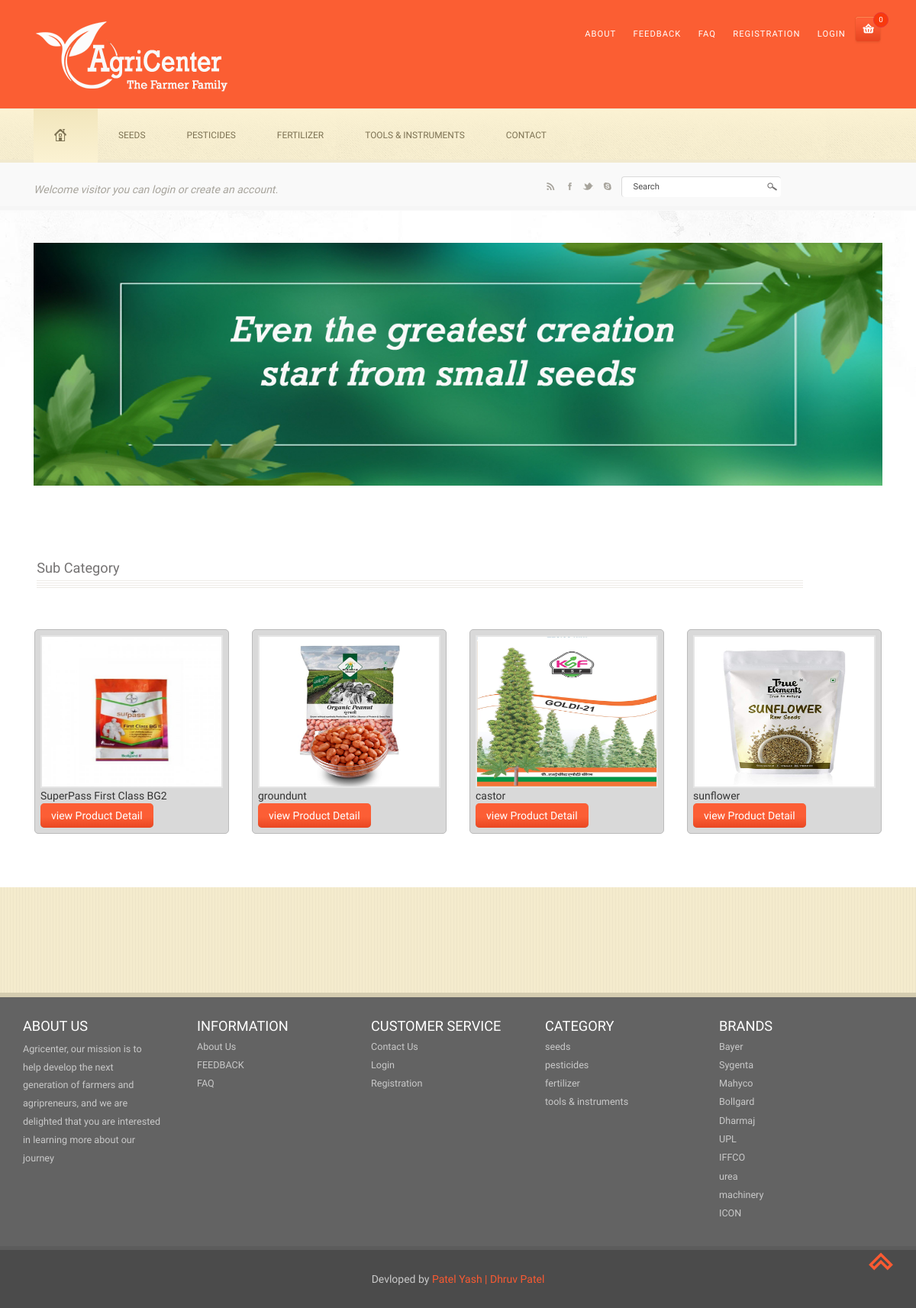
Page /view_product.php?sub_cat_id=2 on the committed database.
### tables this page shows
CREATE TABLE IF NOT EXISTS `tbl_category` (
  `cat_id` int(5) NOT NULL AUTO_INCREMENT,
  `cat_name` varchar(100) NOT NULL,
  `cat_image` varchar(100) NOT NULL,
  PRIMARY KEY (`cat_id`)
);

CREATE TABLE IF NOT EXISTS `tbl_product` (
  `p_id` int(5) NOT NULL AUTO_INCREMENT,
  `cat_id` int(5) NOT NULL,
  `c_id` int(5) NOT NULL,
  `p_name` varchar(100) NOT NULL,
  `p_code` varchar(100) NOT NULL,
  `p_o_price` int(5) NOT NULL,
  `p_n_price` int(5) NOT NULL,
  `p_image1` varchar(100) NOT NULL,
  `p_image2` varchar(100) NOT NULL,
  `p_color` varchar(100) NOT NULL,
  `p_weight` varchar(100) NOT NULL,
  `p_dose` varchar(100) NOT NULL,
  `p_process` varchar(500) NOT NULL,
  `p_features` varchar(200) NOT NULL,
  `p_materials` varchar(200) NOT NULL,
  `p_description` varchar(500) NOT NULL,
  `p_stock` int(5) NOT NULL,
  `p_date` varchar(20) NOT NULL,
  `sub_cat_id` int(5) NOT NULL,
  PRIMARY KEY (`p_id`)
);

CREATE TABLE IF NOT EXISTS `tbl_company` (
  `c_id` int(5) NOT NULL AUTO_INCREMENT,
  `c_name` varchar(100) NOT NULL,
  `c_logo` varchar(100) NOT NULL,
  PRIMARY KEY (`c_id`)
);

### view_product.php (the view, shortened to what this page needs)
<!DOCTYPE html>
<html>
<head>
	<link href="css/bootstrap.css" rel="stylesheet" type="text/css" media="all" />
	<link href="css/style.css" rel="stylesheet" type="text/css" media="all" />
</head>
<body>
	<?php
	include("header.php");
	?>
	<div class="banner-mat">
		<div class="container">
			<div class="banner">
				<div class="slider">
					<ul class="rslides" id="slider1">
					<img src='images/seeds.jpg'>
				</div>
			</div>
		</div>
	</div>
	<div class="container">
		<div class="products">
			<h2 class=" products-in">Sub Category</h2>
			<div class=" top-products">
				<?php
				include("connect.php");
				$id = $_GET["sub_cat_id"];
				$q = mysqli_query($con, "select * from tbl_product where sub_cat_id=$id");
				while ($res = mysqli_fetch_array($q)) {
				?>
					<div class="col-md-3 md-col">
						<div class="col-md">
							<img src="<?php echo "admin/upload/$res[7]"; ?>" height=200 alt="" />
							<div class="top-content">
								<?php echo $res[3]; ?></a></h5>
								<div class="white">
									<<?php echo "a href='view_product_detail.php?p_id=$res[0]' class='hvr-shutter-in-vertical hvr-shutter-in-vertical2'>"; ?>view Product Detail</a>
										<div class="clearfix"></div>
								</div>
							</div>
						</div>
					</div>
				<?php
				}
				?>
				<div class="clearfix"></div>
			</div>
		</div>
	</div>
	<?php
	include("footer.php");
	?>
</body>
</html>

### header.php (shortened to what this page needs)
<div class="header">
	<div class="header-top">
		<div class="container">
			<div class="header-top-in">
				<div class="logo">
					<a href="index.php"><img src="images/f_logo.png" alt=" " height=100 width=300></a>
				</div>
				<div class="header-in">
					<ul class="icon1 sub-icon1">
						<li><a href="about.php">ABOUT</a> </li>
						<li><a href="feedback.php">FEEDBACK</a></li>
						<li><a href="faq.php">FAQ</a></li>
						<?php
						if (isset($_SESSION["r_id"])) {
						?>
							<li> <a href="view_history.php">History</a> </li>
							<li> <a href="logout.php">LOGOUT</a> </li>
							<li> <a href="#">hi..<?php echo $_SESSION["u_name"]; ?></a> </li>
						<?php
						} else {
						?>
							<li> <a href="registration.php">REGISTRATION</a> </li>
							<li> <a href="login.php">LOGIN</a> </li>
						<?php
						}
						?>
						<?php
						if (isset($_SESSION["r_id"])) {
							include("connect.php");
							$cq = mysqli_query($con, "select count(cart_id) from tbl_cart");
							$count_res = mysqli_fetch_array($cq);
						?>
							<li>
								<div class="cart">
									<a href="#" class="cart-in"> </a>
									<span> <?php echo $count_res[0]; ?></span>
								</div>
								<ul class="sub-icon1 list">
									<h3>Recently added items (<?php echo $count_res[0]; ?>)</h3>
									<div class="shopping_cart">
										<div class="login_buttons">
											<div class="check_button"><a href="view_cart.php">Check out</a></div>
											<div class="clearfix"></div>
										</div>
										<div class="clearfix"></div>
								</ul>
							</li>
					</ul>
				<?php
						} else {
				?>
					<li>
						<div class="cart">
							<a href="#" class="cart-in"> </a>
							<span> 0</span>
						</div>
					</li>
					</ul>
				<?php
						}
				?>
				</div>
				<div class="clearfix"> </div>
			</div>
		</div>
	</div>
	<div class="header-bottom">
		<div class="container">
			<div class="h_menu4">
				<ul class="nav">
					<li class="active"><a href="index.php"><i> </i></a></li>
					<?php
					include("connect.php");
					$q = mysqli_query($con, "select * from tbl_category");
					while ($mres = mysqli_fetch_array($q)) {
					?>
						<li><a href="#"><?php echo $mres[1]; ?></a>
						</li>
					<?php
					}
					?>
					<li><a href="contact.php">Contact </a></li>
				</ul>
			</div>
		</div>
	</div>
	<div class="header-bottom-in">
		<div class="container">
			<div class="header-bottom-on">
				<p class="wel"><a href="registration.php">Welcome visitor you can login or create an account.</a></p>
				<div class="header-can">
					<ul class="social-in">
						<li><a href="#"><i> </i></a></li>
						<li><a href="#"><i class="facebook"> </i></a></li>
						<li><a href="#"><i class="twitter"> </i></a></li>
						<li><a href="#"><i class="skype"> </i></a></li>
					</ul>
					<div class="search">
						<form method='get' action="search.php">
							<input type="text" value="Search" name='search' onfocus="this.value = '';" onblur="if (this.value == '') {this.value = '';}">
							<input type="submit" value="">
						</form>
					</div>
				</div>
				<div class="clearfix"></div>
			</div>
		</div>
	</div>
</div>

### footer.php (shortened to what this page needs)
<div class="footer">
			<div class="footer-top">
			</div>
			<div class="footer-middle">
				<div class="container">
					<div class="footer-middle-in">
						<h6>About us</h6>
						<p> Agricenter, our mission is to help develop the next generation of farmers and agripreneurs, and we are delighted that you are interested in learning more about our journey</p>
					</div>
					<div class="footer-middle-in">
						<h6>Information</h6>
						<ul>
							<li><a href="about.php">About Us</a></li>
							<li><a href="feedback.php">FEEDBACK</a></li>
							<li><a href="faq.php">FAQ</a></li>
						</ul>
					</div>
					<div class="footer-middle-in">
						<h6>Customer Service</h6>
						<ul>
							<li><a href="contact.php">Contact Us</a></li>
							<li><a href="login.php">Login</a></li>
							<li><a href="registration.php">Registration</a></li>
						</ul>
					</div>
					<div class="footer-middle-in">
						<h6>Category</h6>
						<ul>
							<?php
							include("connect.php");
							$q=mysqli_query($con,"select * from tbl_category");
							while($mres=mysqli_fetch_array($q))
							{
							?>
								<li ><?php  echo"<a href='view_sub_category.php?cat_id=$mres[0]' >";?><?php echo $mres[1]; ?></a>
								</li>
							<?php
							}
							?>
						</ul>
					</div>
					<div class="footer-middle-in">
						<h6>Brands</h6>
						<ul>
						<?php
						include("connect.php");
						$q=mysqli_query($con,"select * from tbl_company");
						while($cres=mysqli_fetch_array($q))
						{
					?>
							<li>
							<?php echo"<a href='c_search.php?id=$cres[0]'>";
						?>
							<?php
							echo "$cres[1]";
							?>
							</a></li>
							<?php
						}
						?>
						</ul>
					</div>
					<div class="clearfix"></div>
				</div>
			</div>
			<p class="footer-class"> Devloped by  <a href="" target="_blank">Patel Yash | Dhruv Patel</a> </p>
				<a href="#" id="toTop" style="display: block;"> <span id="toTopHover" style="opacity: 1;"> </span></a>
		</div>

### rows in the picture
tbl_category: cat_name "SEEDS", cat_name "seeds"
tbl_category: cat_name "PESTICIDES", cat_name "pesticides"
tbl_category: cat_name "FERTILIZER", cat_name "fertilizer"
tbl_category: cat_name "TOOLS & INSTRUMENTS", cat_name "tools & instruments"
tbl_product: p_image1 (picture), p_name "SuperPass First Class BG2"
tbl_product: p_image1 (picture), p_name "groundunt"
tbl_product: p_image1 (picture), p_name "castor"
tbl_product: p_image1 (picture), p_name "sunflower"
tbl_company: c_name "Bayer"
tbl_company: c_name "Sygenta"
tbl_company: c_name "Mahyco"
tbl_company: c_name "Bollgard"
tbl_company: c_name "Dharmaj"
tbl_company: c_name "UPL"
tbl_company: c_name "IFFCO"
tbl_company: c_name "urea"
tbl_company: c_name "machinery"
tbl_company: c_name "ICON"
